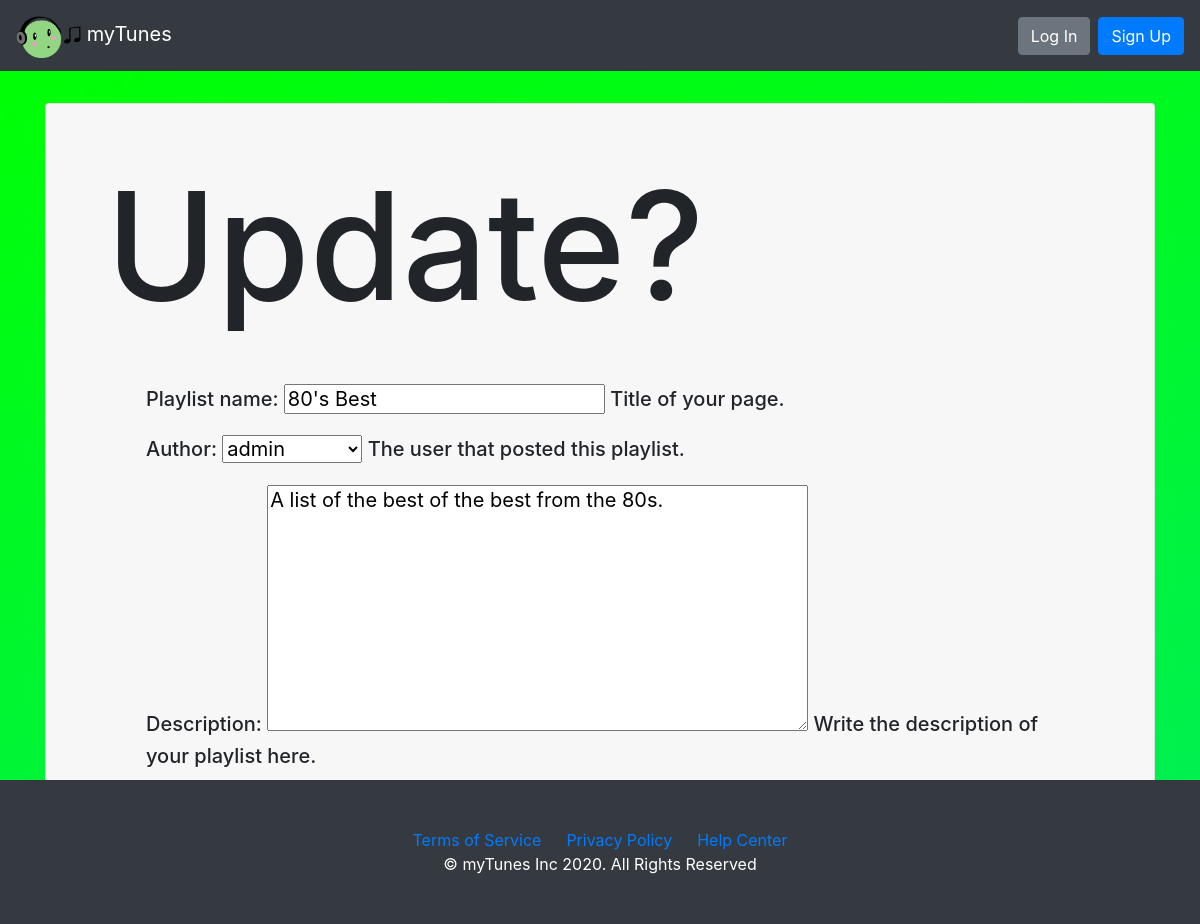
Page /80s-best/update on the committed database.
### playlist/models.py (models this page shows, shortened)
class Playlist(models.Model):
    playlist_name = models.CharField(max_length=settings.PLAYLISTER_NAME_MAX_LENGTH, unique=True,
                             help_text="Title of your page.")
    author = models.ForeignKey(User, on_delete=models.PROTECT,
                            help_text="The user that posted this playlist.")
    slug = models.CharField(max_length=settings.PLAYLISTER_NAME_MAX_LENGTH, blank=True, editable=False,
                            help_text="Unique URL path to access this playlist. Generated by the system.")
    description = models.TextField(
        help_text="Write the description of your playlist here.")
    created = models.DateTimeField(auto_now_add=True,
                                   help_text="The date and time this page was created. Automatically generated when the model saves.")
    modified = models.DateTimeField(auto_now=True,
                                    help_text="The date and time this page was updated. Automatically generated when the model updates.")

### playlist/views.py (the view, shortened to what this page needs)
# urls.py: path('<str:slug>/update', PlaylistUpdateView.as_view(), name='playlist-update-page'),
class PlaylistUpdateView(UpdateView):
      model = Playlist
      template_name = 'update.html'
      form_class = PlaylistForm

### playlist/forms.py
class PlaylistForm(forms.ModelForm):
    class Meta:
        model = Playlist
        fields = '__all__'

### playlist/templates/update.html (shortened to what this page needs)
{% extends 'base.html' %}
{% load static %}
   {% block head %}
      <link rel="stylesheet" type="text/css" href="{% static 'playlist/style.css' %}">
    {% endblock head %}
    {% block content %}
    <div class="card mb-3">
        <h5 class="card-header">
        <div class="card-body border-dark">
            <div class="card-body border-dark">
            <h1>Update?</h1>
            <div class="card-body border-dark">
            <div class="card-body border-dark">
                    <form method="post">
                        {{ form.as_p }}
                    </form>
            </div>
        </div>
    </div>
    {% endblock %}

### playlist/static/playlist/style.css (style rules this page uses)
body { background-image: linear-gradient(to bottom right, rgb(0, 255, 0), rgb(0, 208, 255), rgb(255, 0, 255)); background-size: 1000% 400%; animation: gradient 15s ease infinite; font-weight: 400; }
h1 { font-size: 150px; }
h5 { font-size: 20px; }

### rows in the picture
Playlist: playlist_name "80's Best", author "admin", description "A list of the best of the best from the 80s."
